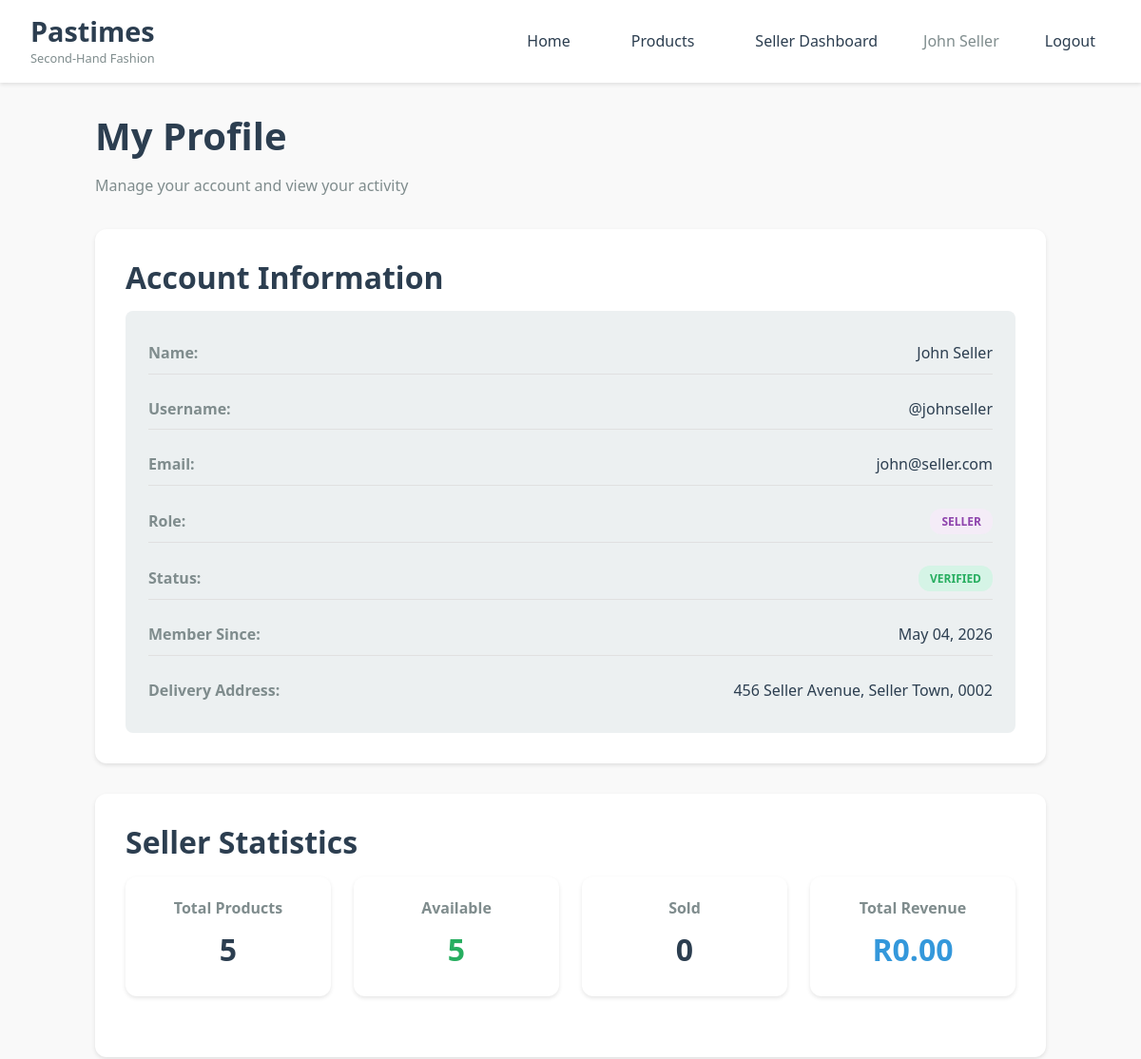
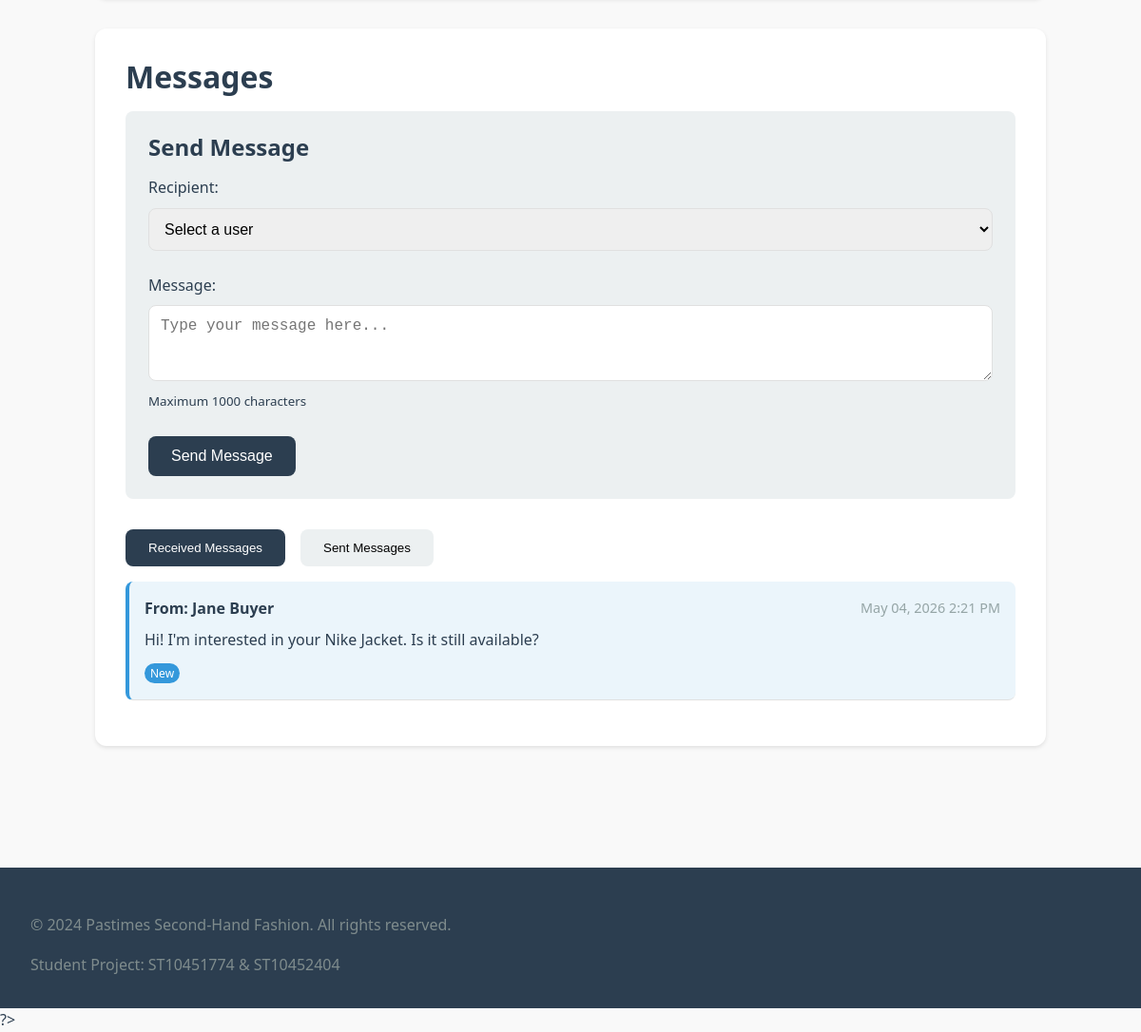
/profile.php (signed in), run on the app's committed database (2 pictures, top to bottom).
### tables this page shows
CREATE TABLE tblUser (
    user_id INT AUTO_INCREMENT PRIMARY KEY,
    full_name VARCHAR(100) NOT NULL,
    email VARCHAR(100) UNIQUE NOT NULL,
    username VARCHAR(50) UNIQUE NOT NULL,
    password_hash VARCHAR(255) NOT NULL,
    role ENUM('buyer', 'seller', 'admin') NOT NULL DEFAULT 'buyer',
    is_verified BOOLEAN DEFAULT FALSE,
    delivery_address TEXT,
    created_at TIMESTAMP DEFAULT CURRENT_TIMESTAMP,
    INDEX (username),
    INDEX (email)
);

CREATE TABLE tblMessages (
    message_id INT AUTO_INCREMENT PRIMARY KEY,
    sender_id INT NOT NULL,
    receiver_id INT NOT NULL,
    message_text TEXT NOT NULL,
    is_read BOOLEAN DEFAULT FALSE,
    created_at TIMESTAMP DEFAULT CURRENT_TIMESTAMP,
    FOREIGN KEY (sender_id) REFERENCES tblUser(user_id) ON DELETE CASCADE,
    FOREIGN KEY (receiver_id) REFERENCES tblUser(user_id) ON DELETE CASCADE,
    INDEX (sender_id),
    INDEX (receiver_id),
    INDEX (is_read)
);

### DBConn.php (called while the page is built, shortened)
<?php
class DBConn {
    private $host = "localhost";
    private $username = "root";
    private $password = "";
    private $database = "ClothingStore";
    private $conn;
    private function connect() {
        try {
            $this->conn = new mysqli($this->host, $this->username, $this->password, $this->database);
            $this->conn->set_charset("utf8mb4");
        } catch (Exception $e) {
            die("Database connection error: " . $e->getMessage());
        }
    }
    public function prepareAndExecute($sql, $types = "", $params = []) {
        try {
            $stmt = $this->conn->prepare($sql);
            if (!empty($types) && !empty($params)) {
                $stmt->bind_param($types, ...$params);
            }
            if (!$stmt->execute()) {
                throw new Exception("Execute failed: " . $stmt->error);
            }
            return $stmt;
        } catch (Exception $e) {
            error_log("Database error: " . $e->getMessage());
            return false;
        }
    }
    public function getMultipleRows($stmt) {
        $result = $stmt->get_result();
        return $result->fetch_all(MYSQLI_ASSOC);
    }
    public function getSingleRow($stmt) {
        $result = $stmt->get_result();
        return $result->fetch_assoc();
    }
}
?>

### profile.php (the view, shortened to what this page needs)
<?php
require_once 'DBConn.php';
$db = new DBConn();
$user_id = $_SESSION['user_id'];
$user = $db->getSingleRow($db->prepareAndExecute(
    "SELECT user_id, full_name, email, username, role, is_verified, delivery_address, created_at
     FROM tblUser
     WHERE user_id = ?",
    "i",
    [$user_id]
));
$received_messages = $db->getMultipleRows($db->prepareAndExecute(
    "SELECT m.message_id, m.sender_id, m.message_text, m.is_read, m.created_at,
            u.full_name as sender_name, u.username as sender_username
     FROM tblMessages m
     JOIN tblUser u ON m.sender_id = u.user_id
     WHERE m.receiver_id = ?
     ORDER BY m.created_at DESC
     LIMIT 20",
    "i",
    [$user_id]
));
$seller_stats = null;
if ($user['role'] === 'seller') {
    $stats = $db->getSingleRow($db->prepareAndExecute(
        "SELECT
            COUNT(*) as total_products,
            SUM(CASE WHEN status = 'available' THEN 1 ELSE 0 END) as available_products,
            SUM(CASE WHEN status = 'sold' THEN 1 ELSE 0 END) as sold_products,
            SUM(CASE WHEN status = 'sold' THEN price ELSE 0 END) as total_revenue
         FROM tblClothes
         WHERE seller_id = ?",
        "i",
        [$user_id]
    ));
    $seller_stats = $stats;
}
?>
<!DOCTYPE html>
<html lang="en">
<head>
    <link rel="stylesheet" href="css/style.css">
</head>
<body>
    <nav class="navbar">
        <div class="nav-container">
            <div class="nav-logo">
                <h1>Pastimes</h1>
                <span class="tagline">Second-Hand Fashion</span>
            </div>
            <div class="nav-links">
                <a href="index.php">Home</a>
                <a href="products.php">Products</a>
                <?php if ($_SESSION['role'] === 'seller'): ?>
                    <a href="seller_dashboard.php">Seller Dashboard</a>
                <?php endif; ?>
                <span class="user-info"><?php echo htmlspecialchars($_SESSION['full_name']); ?></span>
                <a href="logout.php">Logout</a>
            </div>
        </div>
    </nav>
    <main class="main-content">
        <div class="profile-container">
            <header class="profile-header">
                <h1>My Profile</h1>
                <p>Manage your account and view your activity</p>
            </header>
            <div class="profile-section">
                <h2>Account Information</h2>
                <div class="user-info-card">
                    <div class="user-details">
                        <div class="detail-item">
                            <label>Name:</label>
                            <span><?php echo htmlspecialchars($user['full_name']); ?></span>
                        </div>
                        <div class="detail-item">
                            <label>Username:</label>
                            <span>@<?php echo htmlspecialchars($user['username']); ?></span>
                        </div>
                        <div class="detail-item">
                            <label>Email:</label>
                            <span><?php echo htmlspecialchars($user['email']); ?></span>
                        </div>
                        <div class="detail-item">
                            <label>Role:</label>
                            <span class="badge badge-<?php echo $user['role']; ?>"><?php echo ucfirst($user['role']); ?></span>
                        </div>
                        <div class="detail-item">
                            <label>Status:</label>
                            <span class="badge badge-<?php echo $user['is_verified'] ? 'success' : 'warning'; ?>">
                                <?php echo $user['is_verified'] ? 'Verified' : 'Pending Verification'; ?>
                            </span>
                        </div>
                        <div class="detail-item">
                            <label>Member Since:</label>
                            <span><?php echo date('F d, Y', strtotime($user['created_at'])); ?></span>
                        </div>
                        <div class="detail-item">
                            <label>Delivery Address:</label>
                            <span><?php echo nl2br(htmlspecialchars($user['delivery_address'])); ?></span>
                        </div>
                    </div>
                </div>
            </div>
            <?php if ($seller_stats): ?>
                <div class="profile-section">
                    <h2>Seller Statistics</h2>
                    <div class="stats-grid">
                        <div class="stat-card">
                            <h3>Total Products</h3>
                            <div class="stat-number"><?php echo $seller_stats['total_products']; ?></div>
                        </div>
                        <div class="stat-card success">
                            <h3>Available</h3>
                            <div class="stat-number"><?php echo $seller_stats['available_products']; ?></div>
                        </div>
                        <div class="stat-card">
                            <h3>Sold</h3>
                            <div class="stat-number"><?php echo $seller_stats['sold_products']; ?></div>
                        </div>
                        <div class="stat-card revenue">
                            <h3>Total Revenue</h3>
                            <div class="stat-number">R<?php echo number_format($seller_stats['total_revenue'], 2); ?></div>
                        </div>
                    </div>
                </div>
            <?php endif; ?>
            <div class="profile-section">
                <h2>Messages</h2>
                <div class="message-form">
                    <h3>Send Message</h3>
                    <form method="POST">
                        <div class="form-group">
                            <label for="receiver_id">Recipient:</label>
                            <select name="receiver_id" id="receiver_id" required>
                                <option value="">Select a user</option>
                            </select>
                        </div>
                        <div class="form-group">
                            <label for="message_text">Message:</label>
                            <textarea id="message_text" name="message_text" rows="3"
                                      placeholder="Type your message here..."
                                      maxlength="1000" required></textarea>
                            <small>Maximum 1000 characters</small>
                        </div>
                        <button type="submit" name="send_message" class="btn btn-primary">Send Message</button>
                    </form>
                </div>
                <div class="message-tabs">
                    <button class="tab-btn active" onclick="showTab('received')">Received Messages</button>
                    <button class="tab-btn" onclick="showTab('sent')">Sent Messages</button>
                </div>
                <div id="received-tab" class="message-list">
                    <?php if (empty($received_messages)): ?>
                        <p>No received messages.</p>
                    <?php else: ?>
                        <?php foreach ($received_messages as $msg): ?>
                            <div class="message-item <?php echo !$msg['is_read'] ? 'unread' : ''; ?>">
                                <div class="message-header">
                                    <strong>From: <?php echo htmlspecialchars($msg['sender_name']); ?></strong>
                                    <span class="message-date"><?php echo date('M d, Y g:i A', strtotime($msg['created_at'])); ?></span>
                                </div>
                                <div class="message-content">
                                    <?php echo nl2br(htmlspecialchars($msg['message_text'])); ?>
                                </div>
                                <?php if (!$msg['is_read']): ?>
                                    <span class="unread-badge">New</span>
                                <?php endif; ?>
                            </div>
                        <?php endforeach; ?>
                    <?php endif; ?>
                </div>
            </div>
        </div>
    </main>
    <footer class="footer">
        <div class="footer-container">
            <p>&copy; 2024 Pastimes Second-Hand Fashion. All rights reserved.</p>
            <p>Student Project: ST10451774 & ST10452404</p>
        </div>
    </footer>
</body>
</html>

### data on the page
tbluser: full_name "John Seller", username "johnseller", email "john@seller.com", role "SELLER", created_at "May 04, 2026", delivery_address "456 Seller Avenue, Seller Town, 0002"
tblmessages: sender.full_name "Jane Buyer", created_at "May 04, 2026 2:21 PM", message_text "Hi! I'm interested in your Nike Jacket. Is it still available?", is_read "New"

### other printed values
$_SESSION['full_name'] "John Seller"
$seller_stats['total_products'] "5"
$seller_stats['available_products'] "5"
$seller_stats['sold_products'] "0"
$seller_stats['total_revenue'] "0.00"
